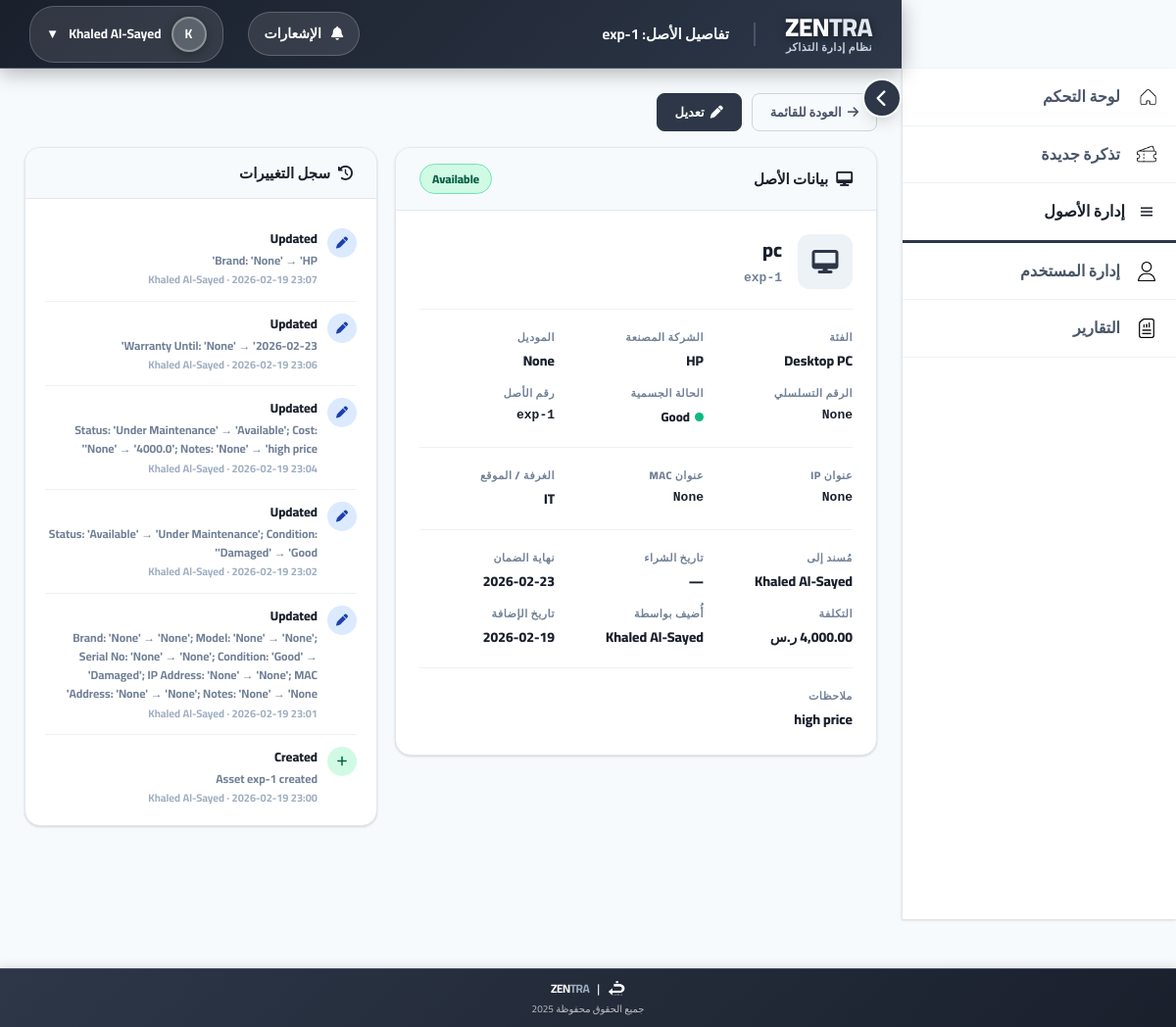
/assets/1 (signed in), run on the app's committed database.
### app.py (models this page shows, shortened)
class Asset(db.Model):
    id             = db.Column(db.Integer, primary_key=True)
    asset_tag      = db.Column(db.String(50),  unique=True, nullable=False)
    name           = db.Column(db.String(150), nullable=False)
    category       = db.Column(db.String(50),  nullable=False)
    brand          = db.Column(db.String(100), nullable=True)
    model          = db.Column(db.String(100), nullable=True)
    serial_number  = db.Column(db.String(100), nullable=True)
    status         = db.Column(db.String(30),  default='Available')
    condition      = db.Column(db.String(30),  default='Good')
    room           = db.Column(db.String(20),  nullable=True)
    assigned_to_id = db.Column(db.Integer, db.ForeignKey('user.id'), nullable=True)
    purchase_date  = db.Column(db.Date,        nullable=True)
    warranty_until = db.Column(db.Date,        nullable=True)
    cost           = db.Column(db.Float,       nullable=True)
    ip_address     = db.Column(db.String(50),  nullable=True)
    mac_address    = db.Column(db.String(50),  nullable=True)
    notes          = db.Column(db.Text,        nullable=True)
    created_at     = db.Column(db.DateTime, default=get_riyadh_time_naive)
    updated_at     = db.Column(db.DateTime, default=get_riyadh_time_naive, onupdate=get_riyadh_time_naive)
    created_by_id  = db.Column(db.Integer, db.ForeignKey('user.id'), nullable=True)
    assigned_to = db.relationship('User', foreign_keys=[assigned_to_id], backref='assigned_assets')
    created_by  = db.relationship('User', foreign_keys=[created_by_id])

class User(db.Model, UserMixin):
    id = db.Column(db.Integer, primary_key=True)
    username = db.Column(db.String(50), unique=True, nullable=False)
    password_hash = db.Column(db.String(128), nullable=False)
    full_name = db.Column(db.String(100), nullable=False)
    email = db.Column(db.String(100), nullable=False)
    role = db.Column(db.String(20), nullable=False)  # agent / supervisor / manager / it_staff / admin
    room = db.Column(db.String(20), nullable=False)
    profile_picture = db.Column(db.String(200), nullable=True)
    auth_source = db.Column(db.String(20), default='local', nullable=False)

class AssetHistory(db.Model):
    id            = db.Column(db.Integer, primary_key=True)
    asset_id      = db.Column(db.Integer, db.ForeignKey('asset.id'), nullable=False)
    changed_by_id = db.Column(db.Integer, db.ForeignKey('user.id'), nullable=False)
    action        = db.Column(db.String(100), nullable=False)
    detail        = db.Column(db.Text,        nullable=True)
    created_at    = db.Column(db.DateTime, default=get_riyadh_time_naive)
    asset      = db.relationship('Asset', backref=db.backref('history', lazy=True, cascade='all, delete-orphan'))
    changed_by = db.relationship('User')

### app.py (the view)
@app.route('/assets/<int:asset_id>')
@login_required
def asset_detail(asset_id):
    if current_user.role not in ASSET_ROLES:
        abort(403)
    asset = Asset.query.get_or_404(asset_id)
    return render_template('asset_detail.html', asset=asset, user=current_user)

### templates/asset_detail.html (shortened to what this page needs)
{% extends "base.html" %}
{% block page_title %}تفاصيل الأصل: {{ asset.asset_tag }}{% endblock %}
{% block content %}
<div class="action-bar" style="margin-bottom:16px;">
    <a href="{{ url_for('assets_list') }}" class="btn-action btn-back">
        <i class="fas fa-arrow-right"></i> العودة للقائمة
    </a>
    <a href="{{ url_for('asset_edit', asset_id=asset.id) }}" class="btn-action btn-edit">
        <i class="fas fa-pen"></i> تعديل
    </a>
</div>
<div class="detail-layout">
    <div>
        <div class="detail-card">
            <div class="detail-card-header">
                <h2><i class="fas fa-desktop"></i> بيانات الأصل</h2>
                {% set smap = {'Available':'available','In Use':'inuse','Under Maintenance':'maintenance','Retired':'retired','Lost':'lost'} %}
                <span class="abadge abadge-{{ smap.get(asset.status, 'available') }}">{{ asset.status }}</span>
            </div>
            <div class="detail-body">
                <div class="asset-hero">
                    <div class="asset-hero-icon">
                        {% set icon_map = {
                            'Desktop PC':'fa-desktop','Laptop':'fa-laptop','Monitor':'fa-tv',
                            'Printer':'fa-print','Scanner':'fa-scanner','Switch':'fa-network-wired',
                            'Router':'fa-wifi','Access Point':'fa-wifi','Server':'fa-server',
                            'UPS':'fa-battery-full','Phone':'fa-phone','Tablet':'fa-tablet',
                            'Projector':'fa-projector'
                        } %}
                        <i class="fas {{ icon_map.get(asset.category, 'fa-box') }}"></i>
                    </div>
                    <div>
                        <div class="asset-hero-name">{{ asset.name }}</div>
                        <div class="asset-hero-tag">{{ asset.asset_tag }}</div>
                    </div>
                </div>
                <div class="info-grid">
                    <div class="info-item">
                        <span class="info-label">الفئة</span>
                        <span class="info-value">{{ asset.category }}</span>
                    </div>
                    <div class="info-item">
                        <span class="info-label">الشركة المصنعة</span>
                        <span class="info-value">{{ asset.brand or '—' }}</span>
                    </div>
                    <div class="info-item">
                        <span class="info-label">الموديل</span>
                        <span class="info-value">{{ asset.model or '—' }}</span>
                    </div>
                    <div class="info-item">
                        <span class="info-label">الرقم التسلسلي</span>
                        <span class="info-value mono">{{ asset.serial_number or '—' }}</span>
                    </div>
                    <div class="info-item">
                        <span class="info-label">الحالة الجسمية</span>
                        <span class="info-value">
                            {% set cmap = {'Good':'good','Fair':'fair','Poor':'poor','Damaged':'damaged'} %}
                            <span class="cond-badge">
                                <span class="cond-dot cond-{{ cmap.get(asset.condition,'good') }}"></span>
                                {{ asset.condition }}
                            </span>
                        </span>
                    </div>
                    <div class="info-item">
                        <span class="info-label">رقم الأصل</span>
                        <span class="info-value mono">{{ asset.asset_tag }}</span>
                    </div>
                </div>
                <hr class="section-sep">
                <div class="info-grid">
                    <div class="info-item">
                        <span class="info-label">عنوان IP</span>
                        <span class="info-value mono">{{ asset.ip_address or '—' }}</span>
                    </div>
                    <div class="info-item">
                        <span class="info-label">عنوان MAC</span>
                        <span class="info-value mono">{{ asset.mac_address or '—' }}</span>
                    </div>
                    <div class="info-item">
                        <span class="info-label">الغرفة / الموقع</span>
                        <span class="info-value">{{ asset.room or '—' }}</span>
                    </div>
                </div>
                <hr class="section-sep">
                <div class="info-grid">
                    <div class="info-item">
                        <span class="info-label">مُسند إلى</span>
                        <span class="info-value">{{ asset.assigned_to.full_name if asset.assigned_to else '—' }}</span>
                    </div>
                    <div class="info-item">
                        <span class="info-label">تاريخ الشراء</span>
                        <span class="info-value">{{ asset.purchase_date.strftime('%Y-%m-%d') if asset.purchase_date else '—' }}</span>
                    </div>
                    <div class="info-item">
                        <span class="info-label">نهاية الضمان</span>
                        <span class="info-value">{{ asset.warranty_until.strftime('%Y-%m-%d') if asset.warranty_until else '—' }}</span>
                    </div>
                    <div class="info-item">
                        <span class="info-label">التكلفة</span>
                        <span class="info-value">{{ '{:,.2f} ر.س'.format(asset.cost) if asset.cost else '—' }}</span>
                    </div>
                    <div class="info-item">
                        <span class="info-label">أُضيف بواسطة</span>
                        <span class="info-value">{{ asset.created_by.full_name if asset.created_by else '—' }}</span>
                    </div>
                    <div class="info-item">
                        <span class="info-label">تاريخ الإضافة</span>
                        <span class="info-value">{{ asset.created_at.strftime('%Y-%m-%d') }}</span>
                    </div>
                </div>
                {% if asset.notes %}
                <hr class="section-sep">
                <div class="info-item">
                    <span class="info-label">ملاحظات</span>
                    <span class="info-value" style="white-space:pre-wrap;line-height:1.7;">{{ asset.notes }}</span>
                </div>
                {% endif %}
            </div>
        </div>
    </div>
    <div>
        <div class="detail-card">
            <div class="detail-card-header">
                <h2><i class="fas fa-history"></i> سجل التغييرات</h2>
            </div>
            <div class="detail-body" style="padding:18px 20px;">
                {% if asset.history %}
                <ul class="history-list">
                    {% for h in asset.history | sort(attribute='created_at', reverse=true) %}
                    <li class="history-item">
                        <div class="history-icon {% if h.action == 'Created' %}created{% elif h.action == 'Updated' %}updated{% else %}default{% endif %}">
                            <i class="fas {% if h.action == 'Created' %}fa-plus{% elif h.action == 'Updated' %}fa-pen{% else %}fa-exchange-alt{% endif %}"></i>
                        </div>
                        <div>
                            <div class="history-action">{{ h.action }}</div>
                            {% if h.detail %}
                            <div class="history-detail">{{ h.detail }}</div>
                            {% endif %}
                            <div class="history-meta">
                                {{ h.changed_by.full_name }} · {{ h.created_at.strftime('%Y-%m-%d %H:%M') }}
                            </div>
                        </div>
                    </li>
                    {% endfor %}
                </ul>
                {% else %}
                <div style="text-align:center;color:var(--text-muted);padding:30px 0;">
                    <i class="fas fa-history" style="font-size:32px;margin-bottom:8px;display:block;"></i>
                    لا توجد سجلات بعد
                </div>
                {% endif %}
            </div>
        </div>
    </div>
</div>
{% endblock %}

### templates/base.html (shortened to what this page needs)
<!DOCTYPE html>
<html lang="ar" dir="rtl">
<head>
    <link rel="stylesheet" href="https://cdnjs.cloudflare.com/ajax/libs/font-awesome/6.4.0/css/all.min.css">
</head>
<body>
    <button class="sidebar-toggle" id="sidebarToggle" onclick="toggleSidebarCollapse()" title="تبديل القائمة الجانبية">
        <i class="fas fa-chevron-left"></i>
    </button>
    <div class="header" id="header">
        <div class="header-left">
            <div class="header-branding">
                <div class="header-title">ZEN<span class="highlight">TRA</span></div>
                <div class="header-subtitle">نظام إدارة التذاكر</div>
            </div>
            <div class="page-title">{% block page_title %}لوحة التحكم{% endblock %}</div>
        </div>
        <div class="header-right">
            <div class="notification-dropdown">
                <a href="#" class="notification-link" onclick="toggleNotifications(event)" id="notificationLink">
                    <i class="fas fa-bell"></i>
                    <span>الإشعارات</span>
                </a>
            </div>
            <button class="profile-dropdown" onclick="toggleDropdown()">
                <div class="profile-avatar">{{ current_user.full_name[0] if current_user and current_user.full_name else 'U' }}</div>
                <span>{{ current_user.full_name if current_user and current_user.full_name else current_user.username if current_user else 'User' }}</span>
                <span>▼</span>
            </button>
        </div>
    </div>
    <div class="sidebar" id="sidebar">
        <nav class="sidebar-menu">
            <a href="{{ url_for('dashboard') }}"
               class="menu-item {% if request.endpoint == 'dashboard' %}active{% endif %}">
                <img src="{{ url_for('static', filename='home.png') }}" alt="لوحة التحكم"
                     style="width:20px;height:20px;vertical-align:middle;margin-left:5px;">
                <span>لوحة التحكم</span>
            </a>
            <a href="{{ url_for('submit_ticket') }}"
               class="menu-item {% if request.endpoint == 'submit_ticket' %}active{% endif %}">
                <img src="{{ url_for('static', filename='ticket.png') }}" alt="تذكرة جديدة"
                     style="width:20px;height:20px;vertical-align:middle;margin-left:5px;">
                <span>تذكرة جديدة</span>
            </a>
            {% if current_user and current_user.role in ['it_staff', 'admin'] %}
            <a href="{{ url_for('assets_list') }}"
               class="menu-item {% if request.endpoint in ['assets_list','asset_create','asset_detail','asset_edit'] %}active{% endif %}">
                <span class="menu-icon">
                    <svg xmlns="http://www.w3.org/2000/svg" viewBox="0 0 24 24" width="18" height="18" fill="currentColor">
                        <path d="M4 6h16v2H4zm0 5h16v2H4zm0 5h16v2H4z"/>
                    </svg>
                </span>
                <span>إدارة الأصول</span>
            </a>
            {% endif %}
            {% if current_user and current_user.role != 'agent' %}
            <a href="{{ url_for('manage_users') }}"
               class="menu-item {% if request.endpoint == 'manage_users' %}active{% endif %}">
                <img src="{{ url_for('static', filename='user (1).png') }}" alt="إدارة المستخدم"
                     style="width:20px;height:20px;vertical-align:middle;margin-left:5px;">
                <span>إدارة المستخدم</span>
            </a>
            <a href="{{ url_for('report') }}"
               class="menu-item {% if request.endpoint == 'report' %}active{% endif %}">
                <img src="{{ url_for('static', filename='report.png') }}" alt="التقارير"
                     style="width:20px;height:20px;vertical-align:middle;margin-left:5px;">
                <span>التقارير</span>
            </a>
            {% endif %}
        </nav>
    </div>
    <div class="main-container" id="mainContainer">
        {% block content %}{% endblock %}
    </div>
    <div class="page-footer">
        <div class="footer-brand">
            <img src="{{ url_for('static', filename='exp.png') }}" alt="Experience Logo">
            | <span class="footer-logo">ZEN<span class="footer-highlight">TRA</span></span>
        </div>
        <div class="footer-copyright">جميع الحقوق محفوظة 2025</div>
    </div>
</body>
</html>

### data on the page
Asset: asset_tag "exp-1", status "Available", name "pc", category "Desktop PC", brand "HP", model "None", serial_number "None", condition "Good", ip_address "None", mac_address "None", room "IT", purchase_date "—", warranty_until "2026-02-23", cost "4,000.00 ر.س", created_at "2026-02-19", notes "high price"
User: full_name "K", full_name "Khaled Al-Sayed", assigned_to "Khaled Al-Sayed", created_by "Khaled Al-Sayed"
AssetHistory: action "Updated", detail "Brand: 'None' → 'HP'", changed_by.full_name "Khaled Al-Sayed", created_at "2026-02-19 23:07"
AssetHistory: action "Updated", detail "Warranty Until: 'None' → '2026-02-23'", changed_by.full_name "Khaled Al-Sayed", created_at "2026-02-19 23:06"
AssetHistory: action "Updated", detail "Status: 'Under Maintenance' → 'Available'; Cost: 'None' → '4000.0'; Notes: 'None' → 'high price'", changed_by.full_name "Khaled Al-Sayed", created_at "2026-02-19 23:04"
AssetHistory: action "Updated", detail "Status: 'Available' → 'Under Maintenance'; Condition: 'Damaged' → 'Good'", changed_by.full_name "Khaled Al-Sayed", created_at "2026-02-19 23:02"
AssetHistory: action "Updated", detail "Brand: 'None' → 'None'; Model: 'None' → 'None'; Serial No: 'None' → 'None'; Condition: 'Good' → 'Damaged'; IP Address: 'None' → 'None'; MAC Address: 'None' → 'None'; Notes: 'None' → 'None'", changed_by.full_name "Khaled Al-Sayed", created_at "2026-02-19 23:01"
AssetHistory: action "Created", detail "Asset exp-1 created", changed_by.full_name "Khaled Al-Sayed", created_at "2026-02-19 23:00"
